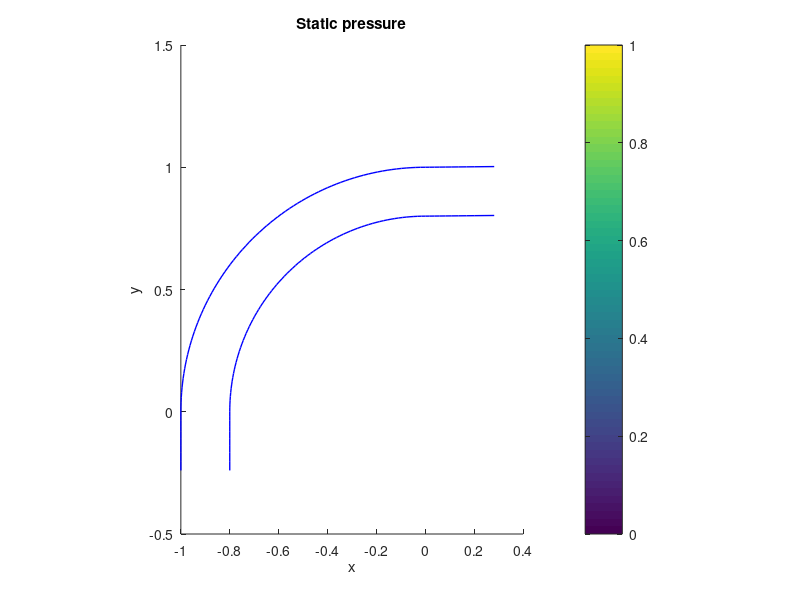

Recreate this plot in MATLAB. (Note: this script raises an error after producing the figure.)
close all;
clear
set(0,'defaultfigurepaperpositionmode','auto');
fin = fopen('euler.mat','r');
data = fscanf(fin,'%f');
ni = data(1,1);
nj = data(2,1);
idone = 2;
x = zeros(ni,nj);
y = zeros(ni,nj);
ro = zeros(ni,nj);

vx = zeros(ni,nj);
vy = zeros(ni,nj);
p = zeros(ni,nj);
%
for i=1:ni
  for j=1:nj
    x(i,j)  = data(idone+1,1);
    y(i,j)  = data(idone+2,1);
    ro(i,j) = data(idone+3,1);
    vx(i,j) = data(idone+4,1);
    vy(i,j) = data(idone+5,1);
    p(i,j)  = data(idone+6,1);
    idone = idone+6;
  end 
end
fclose(fin);
%
% Contour Static Pressure
%
figure('Name','Static Pressure');
hold on
daspect([1 1 1]);
plot(x(:,1),y(:,1),'b','Linewidth',1);
plot(x(:,nj),y(:,nj),'b','LineWidth',1);
xlabel('x')
ylabel('y')
title('Static pressure')
colorbar()
pmax = round(max(max(p)),1,'significant');
pmin = round(min(min(p)),1,'significant');
delp = (pmax-pmin)/pmin;
V = linspace(pmin,pmax,21);
[C,h] = contourf(x,y,p,V,'LineWidth',1);
%clabel(C,'manual','FontSize',14);
hold off;
% pause
%
% Plot grid
%
figure('Name','Grid');
hold on;
daspect([1 1 1]);
for j=1:nj
  plot(x(:,j),y(:,j),'b');
end
for i=1:ni
  plot(x(i,:),y(i,:),'b');
end
hold off;
%
% Contour derived variables
%
gam = 1.4;
a = sqrt(gam*p(1,1)/ro(1,1));
p0 = zeros(ni,nj);
mach = zeros(ni,nj);
for i=1:ni
  for j=1:nj
    mach(i,j) = sqrt(ro(i,j)*(vx(i,j)^2+vy(i,j)^2)/(gam*p(i,j)));
    p0(i,j) = p(i,j)*(1.+.5*(gam-1.)*mach(i,j)^2)^(gam/(gam-1));
  end 
end
%
% figure('Name','Stagnation Pressure');
% hold on
% daspect([1 1 1]);
% contourf(x,y,p0,20,'LineWidth',2);
% plot(x(:,1),y(:,1),'b','Linewidth',1);
% plot(x(:,nj),y(:,nj),'b','LineWidth',1);
% p0max = max(max(p0))
% p0min = min(min(p0))
%
figure('Name','Mach Number');
hold on
daspect([1 1 1]);
contourf(x,y,mach,20,'LineWidth',1);
plot(x(:,1),y(:,1),'b','Linewidth',1);
plot(x(:,nj),y(:,nj),'b','LineWidth',1);
xlabel('x')
ylabel('y')
title('Mach number')
colorbar()
machmax = max(max(mach));
machmin = min(min(mach));